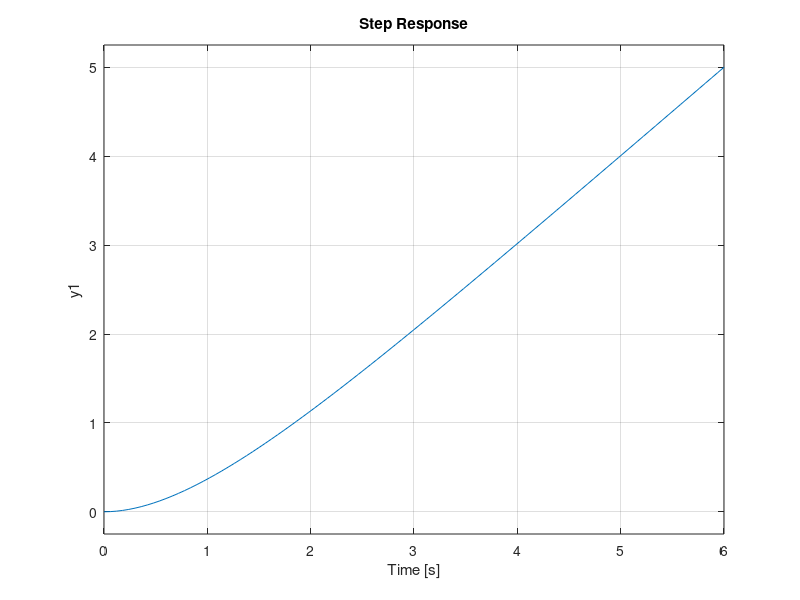

The MATLAB script that drew this image:
% This program will simulate the Armature controlled DC Motor Transfer funcations along with the step out waveform

disp('In order to use the program all motor parameters must be converted to SI units')

disp('If the maxium operating speed is not given please enter zero')
wmax=input('What is the maximum operating speed, Wmax(rad/s)>');

Imax=input('What is the maximum armature current, Imax(A)>');

Ke=input('What is the Voltage constant, Ke(V*s/rad)>');

Kt=input('What is the Torque constant, Kt(N*m/A)>');

Tf=input('What is the Friction torque, Tf(N*m)>');

R=input('What is the Armature resistance, R(ohms)>');
L=input('What is the Armature inductnace, L(H)>');
Jm=input('What is the Armature moment of inertia, Jm(N*m*s^2/rad)>');
Bm=input('What is the Armature viscous friction, Bm(N*M*s/rad)>');
disp('Does the motor have speed reducers and load specifications?');
ans=input('Enter 1 for YES; Enter 0 for No>')


if ans==1;

  N1=input('How many teeth are on the first(N1) speed reducer>');
  N2=input('How many teeth are on the second(N2) speed reucer>');
  JL=input('What is the Load inertia (JL)>');
  BL=input('What is the Load friction (BL)>');

disp('The Mechanical time constant is (sec)')
Tm=Jm/Bm
pause
  
disp('The Electrical time constant is (sec)')
Te=L/R
pause
disp('The Voltage-driven Transfer Funcation of the Motor (OhmM(s)/Ea(s)')

X0=(R*Bm)+(Ke*Kt);
X1=(R*Bm*(Tm+Te));
X2=(R*Bm*Tm*Te);

X10=(X0/X2);
X11=(X1/X2);
X12=(X2/X2);
X13=(Kt/X2);

num=[Kt];
den=[X2 X1 X0];
t1=tf(num, den)
step(t1)
pause

disp('The simplified of Above Transfer funcation')
num=[X13];
den=[X12 X11 X10];
t0=tf(num, den)
step(t0)
pause

disp('Therefore the natural damped frequency of the motor is>')
w=sqrt(X10)
pause

disp('Therefore the damping factor is>')
df=(X11/(2*(w)))
pause

disp('The Simplified gain is (rad/v*s)')
Ks=((Kt)/((R*Bm)+(Ke*Kt)))
pause

disp('The simplified time constantis (s)')
Ts=((R*Jm)/((R*Bm)+(Ke*Kt)))
pause

disp('The simplified velocity Motor transfer function is(ohmM(s)/Ea(s)')
num=[Ks];
den=[Ts 1];
t2=tf(num, den)
step(t2)
pause

disp('The simplified Motor position transfer funcation is (thetaM(s)/Ea(s)>')
num=[Ks];
den=[Ts 1 0];
t3=tf(num, den)
step(t3)
pause

disp('The current-driven Motor velocity transfer funcation is (ohmsM(s)/Ia(s)>')
Kc=Kt/Bm;
num=[Kc];
den=[Tm 1];
t4=tf(num,den)
step(t4)
pause

disp('The current-driven Motor poistion tranfer function is thetaM(s)/Ia(s)>')
num=[Kc];
den=[Tm 1 0];
t5=tf(num,den)
step(t5)
pause

disp('The inertia of motor and load is, (N*m*s^2/rad)')
Jt=(Jm+(((N1/N2)^2)*JL))
pause

disp('The friction of motor and load is, N*m*s/rad')
Bt=(Bm+(((N1/N2)^2)*BL))
pause

disp('The torque time constant is, (s)')
Tt=Jt/Bt
pause

disp('The velocity transfer function (of Voltage-Driven Motor,speed Reducer and Load) is ohmsL(s)/Ea(s)>')
X3=((R*Bt)+(Ke*Kt));
X4=((R*Bt)*(Tt+Te));
X5=((R*Bt*Tt*Te));
N=(Kt*(N1/N2));

X15=N/X5;
X16=X3/X5;
X17=X4/X5;
X18=X5/X5;

num=[N];
den=[X5 X4 X3];
t6=tf(num,den)
step(t6)
pause

disp('The simplified of Above Transfer funcation')
num=[X15];
den=[X18 X17 X16];
t00=tf(num,den)
step(t00)
pause

disp('The poistion transfer funcation is thetaL(s)/Ea(s)>')
num=[N];
den=[X5 X4 X3 0];
t7=tf(num,den)
step(t6)
pause

disp('The simplified of Above Transfer funcation')
num=[X15];
den=[X18 X17 X16 0];
t000=tf(num,den)
step(t000)
pause

disp('Thank for using my program')
disp('Program created by Taptej Khachh (Humber College Student)')
else
ans==0;

disp('The Mechanical time constant is (sec)')
Tm=Jm/Bm
pause  
disp('The Electrical time constant is (sec)')
Te=L/R
pause
disp('The Voltage-driven Transfer Funcation of the Motor (OhmM(s)/Ea(s)')

X0=(R*Bm)+(Ke*Kt);
X1=(R*Bm*(Tm+Te));
X2=(R*Bm*Tm*Te);


X10=(X0/X2);
X11=(X1/X2);
X12=(X2/X2);
X13=(Kt/X2);

num=[Kt];
den=[X2 X1 X0];
t1=tf(num, den)
step(t1)
pause

disp('The simplifed of Above Transfer Funcation>')
num=[X13];
den=[X12 X11 X10];
t0=tf(num, den)
step(t0)
pause

disp('Therefore the natural damped frequency of the motor is>')
w=sqrt(X10)
pause

disp('Therefore the damping factor is>')
df=(X11/(2*(w)))
pause


disp('The Simplified gain is (rad/v*s)')
Ks=((Kt)/((R*Bm)+(Ke*Kt)))
pause
disp('The simplified time constantis (s)')
Ts=((R*Jm)/((R*Bm)+(Ke*Kt)))
pause
disp('The simplified Motor velocity transfer function is (ohmM(s)/Ea(s)')

num=[Ks];
den=[Ts 1];
t2=tf(num, den)
step(t2)
pause

disp('The simplified Motor position transfer funcation is (thetaM(s)/Ea(s)>')
num=[Ks];
den=[Ts 1 0];
t3=tf(num, den)
step(t3)
pause

disp('The current-driven Motor velocity transfer funcation is (ohmsM(s)/Ia(s)>')

Kc=Kt/Bm;

num=[Kc];
den=[Tm 1];
t4=tf(num,den)
step(t4)
pause

disp('The current-driven Motor poistion tranfer function is thetaM(s)/Ia(s)>')

num=[Kc];
den=[Tm 1 0];
t5=tf(num,den)
step(t5)
pause

end
